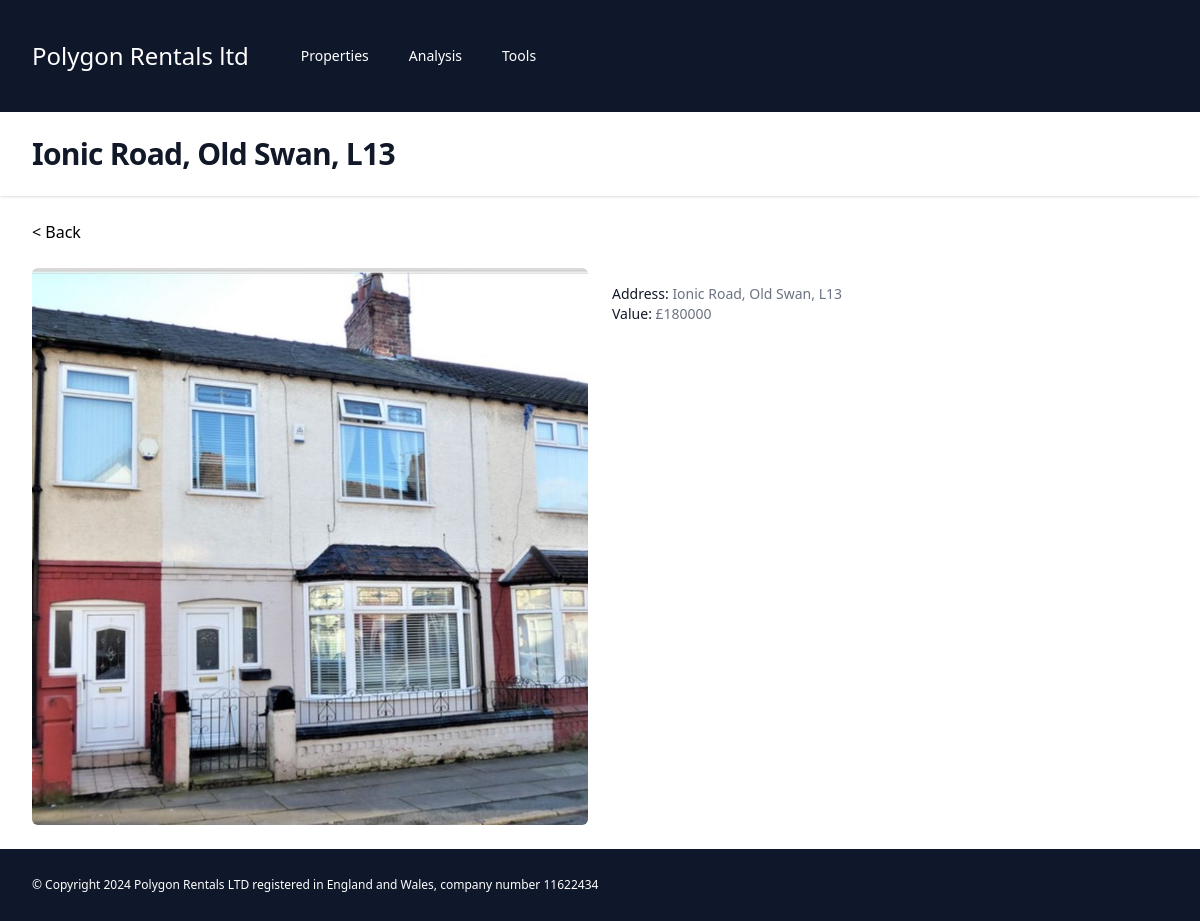
The page /2 (signed in) on the database its author committed.
### core/models.py (models this page shows, shortened)
class Property(models.Model):
    owner = models.ForeignKey(User, on_delete=models.CASCADE, null=True, blank=True)
    address = models.CharField(max_length=200)
    value = models.IntegerField(default=0)
    mortgage = models.IntegerField(default=0)
    current_rent = models.IntegerField(default=0)
    market_rent = models.IntegerField(default=0)
    photo = models.ImageField(upload_to='images/', default='')
    city = models.CharField(max_length=200, default='', choices=[('liverpool', 'Liverpool'), ('manchester', 'Manchester'), ('london', 'London')])
    mortgage_deal_expiry_date = models.DateField(default=date.today)
    class Meta:
        verbose_name_plural = "properties"

### core/views.py (the view)
# urls.py: path("<int:pk>", login_required(views.PropertyDetailView.as_view()), name="property-detail"),
class PropertyDetailView(DetailView):
    model = Property
    def get_context_data(self, **kwargs):
        property = Property.objects.get(id=self.object.id)
        context = super().get_context_data(**kwargs)
        context['gross_yield'] = f'{round((property.current_rent * 12) / property.value * 100, 2)}%'
        context['potential_gross_yield'] = f'{round((property.market_rent * 12) / property.value * 100, 2)}%'
        context['is_owner'] = property.owner == self.request.user
        context['mortgage_deal_expiry_date'] = property.mortgage_deal_expiry_date
        context['page_title'] = property.address
        return context

### core/templatetags/custom_tags.py (called while the page is built)
@register.filter(name="add_pound_sign")
def add_pound_sign(value):
    return f'£{value}'

### core/templates/core/property_detail.html
{% extends './includes/base.html' %}
{% load static %}
{% load custom_tags %}
{% block content %}
<a href="/properties">&lt; Back</a>
<div class="mt-6 grid grid-cols-1 gap-x-6 gap-y-10 sm:grid-cols-2 lg:grid-cols-2 xl:gap-x-8">
    <div class="group relative">
        <div class="aspect-h-1 aspect-w-1 w-full overflow-hidden rounded-md bg-gray-200 lg:aspect-none group-hover:opacity-75 lg:h-120">
            <img src="/media/{{ object.photo }}"" alt="" class="h-full w-full object-cover object-center lg:h-full lg:w-full">
        </div>
    </div>
    <div class="group relative">
        <div class="mt-4 flex justify-between">
            <div>
                <p><span class="text-sm font-medium text-gray-900">Address: </span><span class="mt-1 text-sm text-gray-500">{{property.address}}</span></p>
                <p><span class="text-sm font-medium text-gray-900">Value: </span><span class="mt-1 text-sm text-gray-500">{{property.value|add_pound_sign}}</span></p>
            </div>
        </div>
    </div>
</div>
{% endblock %}

### core/templates/core/includes/base.html (shortened to what this page needs)
{% load static %}
{% load custom_tags %}
<link href="{% static '/css/styles.css' %}" rel="stylesheet">
<div class="min-h-full" id="bg-el">
    <nav class="bg-slate-900">
      <div class="mx-auto max-w-7xl px-4 py-6  sm:px-6 lg:px-8">
        <div class="flex h-16 items-center justify-between">
          <div class="flex items-center">
            <div class="flex-shrink-0 text-white text-2xl font-sans">
              <a href="/">Polygon Rentals <span>ltd</span></a>
            </div>
            <div class="hidden md:block">
              <div class="ml-10 flex items-baseline space-x-4">
                {% if request.user.is_authenticated %}
                <a href="/properties" class="{% if page_name == 'properties' %}underline {% endif %}text-white rounded-md px-3 py-2 text-sm font-medium">Properties</a>
                <a href="/analysis" class="{% if page_name == 'analysis' %}underline {% endif %}text-white rounded-md px-3 py-2 text-sm font-medium">Analysis</a>
                <a href="/tools" class="{% if page_name == 'tools' %}underline {% endif %}text-white rounded-md px-3 py-2 text-sm font-medium">Tools</a>
                {% endif %}
              </div>
            </div>
          </div>
        </div>
    </div>
    </nav>
    {% if page_name != 'landing' %}
    <header class="bg-white shadow">
      <div class="mx-auto max-w-7xl px-4 py-6 sm:px-6 lg:px-8">
        <h1 class="text-3xl font-bold tracking-tight text-gray-900">{{page_title}}</h1>
      </div>
    </header>
    {% endif %}
    <main>
      <div class="mx-auto max-w-7xl py-6 sm:px-6 lg:px-8">
        <div>
            {% block content %}{% endblock %}
        </div>
      </div>
    </main>
    <footer class="bg-slate-900 sticky top-full">
      <div class="mx-auto max-w-7xl px-4 py-1 sm:px-6 lg:px-8">
        <div class="flex h-16 items-center justify-between">
          <div class="flex items-center text-white text-xs">
            © Copyright 2024 Polygon Rentals LTD registered in England and Wales, company number 11622434
          </div>
        </div>
    </div>
    </footer>
  </div>

### core/static/css/styles.css (style rules this page uses)
h1, h2, h3, h4, h5, h6 { font-size: inherit; font-weight: inherit; }
a { color: inherit; text-decoration: inherit; }
blockquote, dl, dd, h1, h2, h3, h4, h5, h6, hr, figure, p, pre { margin: 0; }
img, svg, video, canvas, audio, iframe, embed, object { display: block; vertical-align: middle; }
img, video { max-width: 100%; height: auto; }
.relative { position: relative; }
.sticky { position: sticky; }
.top-full { top: 100%; }
.mx-auto { margin-left: auto; margin-right: auto; }
.ml-10 { margin-left: 2.5rem; }
.mt-1 { margin-top: 0.25rem; }
.mt-4 { margin-top: 1rem; }
.mt-6 { margin-top: 1.5rem; }
.flex { display: flex; }
.grid { display: grid; }
.hidden { display: none; }
.h-16 { height: 4rem; }
.h-full { height: 100%; }
.min-h-full { min-height: 100%; }
.w-full { width: 100%; }
.max-w-7xl { max-width: 80rem; }
.flex-shrink-0 { flex-shrink: 0; }
.grid-cols-1 { grid-template-columns: repeat(1, minmax(0, 1fr)); }
.items-center { align-items: center; }
.items-baseline { align-items: baseline; }
.justify-between { justify-content: space-between; }
.gap-x-6 { -moz-column-gap: 1.5rem; column-gap: 1.5rem; }
.gap-y-10 { row-gap: 2.5rem; }
.space-x-4 > :not([hidden]) ~ :not([hidden]) { --tw-space-x-reverse: 0; margin-right: calc(1rem * var(--tw-space-x-reverse)); margin-left: calc(1rem * calc(1 - var(--tw-space-x-reverse))); }
.overflow-hidden { overflow: hidden; }
.rounded-md { border-radius: 0.375rem; }
.bg-gray-200 { --tw-bg-opacity: 1; background-color: rgb(229 231 235 / var(--tw-bg-opacity)); }
.bg-slate-900 { --tw-bg-opacity: 1; background-color: rgb(15 23 42 / var(--tw-bg-opacity)); }
.bg-white { --tw-bg-opacity: 1; background-color: rgb(255 255 255 / var(--tw-bg-opacity)); }
.object-cover { -o-object-fit: cover; object-fit: cover; }
.object-center { -o-object-position: center; object-position: center; }
.px-3 { padding-left: 0.75rem; padding-right: 0.75rem; }
.px-4 { padding-left: 1rem; padding-right: 1rem; }
.py-1 { padding-top: 0.25rem; padding-bottom: 0.25rem; }
.py-2 { padding-top: 0.5rem; padding-bottom: 0.5rem; }
.py-6 { padding-top: 1.5rem; padding-bottom: 1.5rem; }
.font-sans { font-family: ui-sans-serif, system-ui, -apple-system, BlinkMacSystemFont, "Segoe UI", Roboto, "Helvetica Neue", Arial, "Noto Sans", sans-serif, "Apple Color Emoji", "Segoe UI Emoji", "Segoe UI Symbol", "Noto Color Emoji"; }
.text-2xl { font-size: 1.5rem; line-height: 2rem; }
.text-3xl { font-size: 1.875rem; line-height: 2.25rem; }
.text-sm { font-size: 0.875rem; line-height: 1.25rem; }
.text-xs { font-size: 0.75rem; line-height: 1rem; }
.font-bold { font-weight: 700; }
.font-medium { font-weight: 500; }
.tracking-tight { letter-spacing: -0.025em; }
.text-gray-500 { --tw-text-opacity: 1; color: rgb(107 114 128 / var(--tw-text-opacity)); }
.text-gray-900 { --tw-text-opacity: 1; color: rgb(17 24 39 / var(--tw-text-opacity)); }
.text-white { --tw-text-opacity: 1; color: rgb(255 255 255 / var(--tw-text-opacity)); }
.shadow { --tw-shadow: 0 1px 3px 0 rgb(0 0 0 / 0.1), 0 1px 2px -1px rgb(0 0 0 / 0.1); --tw-shadow-colored: 0 1px 3px 0 var(--tw-shadow-color), 0 1px 2px -1px var(--tw-shadow-color); box-shadow: var(--tw-ring-offset-shadow, 0 0 #0000), var(--tw-ring-shadow, 0 0 #0000), var(--tw-shadow); }
@media (min-width: 640px) { .sm\:grid-cols-2 { grid-template-columns: repeat(2, minmax(0, 1fr)); } }
@media (min-width: 640px) { .sm\:px-6 { padding-left: 1.5rem; padding-right: 1.5rem; } }
@media (min-width: 768px) { .md\:block { display: block; } }
@media (min-width: 1024px) { .lg\:h-full { height: 100%; } }
@media (min-width: 1024px) { .lg\:w-full { width: 100%; } }
@media (min-width: 1024px) { .lg\:grid-cols-2 { grid-template-columns: repeat(2, minmax(0, 1fr)); } }
@media (min-width: 1024px) { .lg\:px-8 { padding-left: 2rem; padding-right: 2rem; } }

### rows shown on the page
Property: address "Ionic Road, Old Swan, L13", photo (picture), value|add_pound_sign "£180000"
